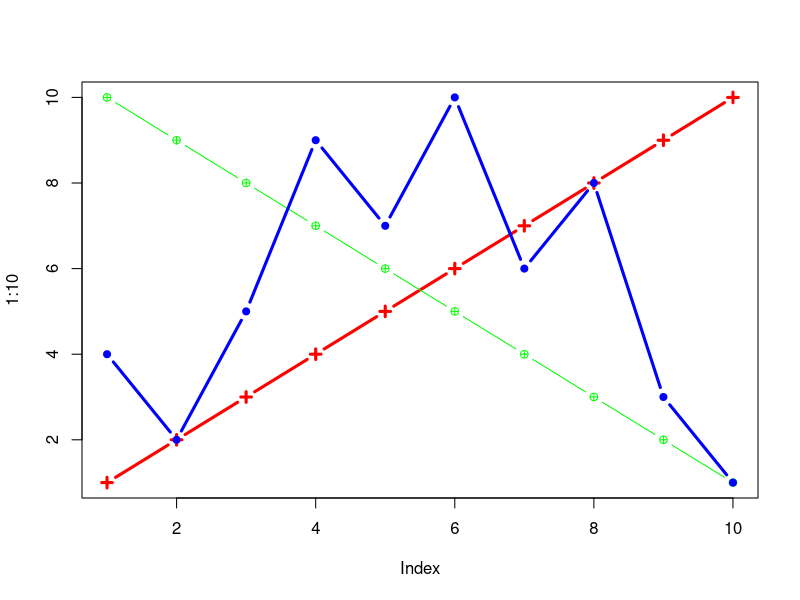
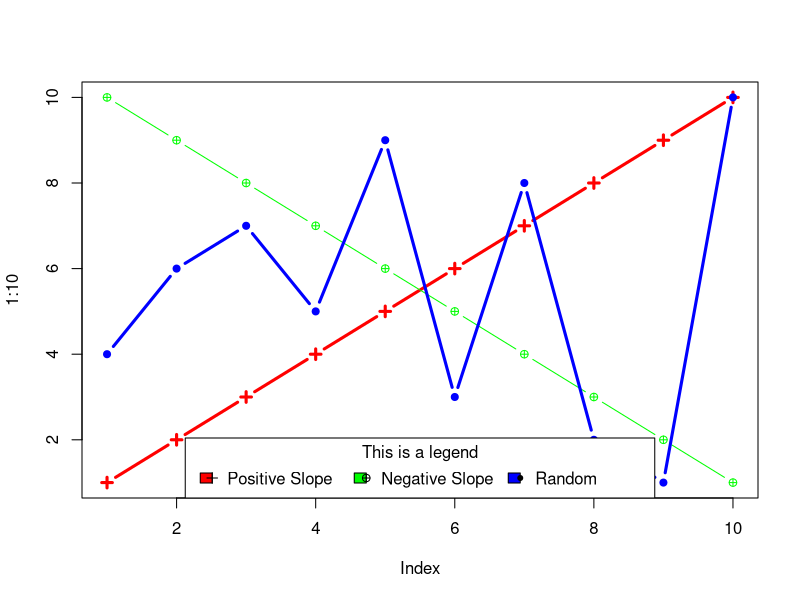

Generate these figures, in order, with R:
# legend

# make a plot for experimentation
newGraph <- function() {
  plot(1:10,
       col = "Red",
       type = "b",
       lwd = 3,
       pch = 3)
  lines(10:1, col = "Green", lwd = 1, pch = 10, type = "b")
  lines(sample(1:10, 10), col = "Blue", lwd = 3, type = "b", pch = 20)
}

newGraph()

# position ----------------------
# x can be combination of (top or bottom or neither) + (left or right or neither) 
# x = "bottomright"
# position can also be x/y of top left corner in plot coordinates
# x = 3, y = 5
# position can be pair of x/y - bottom left, top right
# x = c(3,7), y = c(5,10)

# color of points
# col = c("red","green", "blue")

# fill -------------
# place colored boxes in legend
# fill = c("red","green", "blue")

# points ------------------
# pch = c(3,10,20)

# columns -------------
#ncol = 3
# ...or...
# horiz = TRUE

newGraph()
legend(x = "bottom",
       title = "This is a legend",
       legend = c("Positive Slope","Negative Slope", "Random"),
       pch = c(3,10,20),
       horiz = TRUE,
       fill = c("red","green", "blue")
       )
